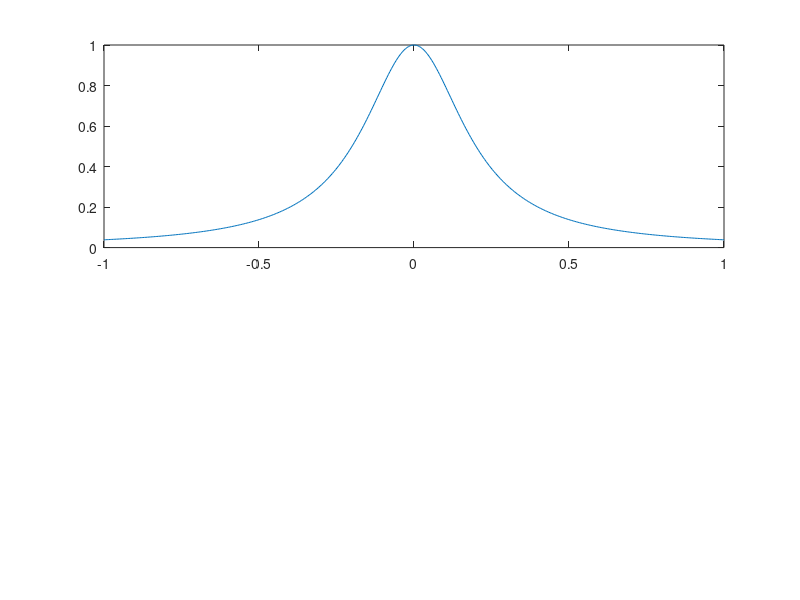

Here is the MATLAB script that generated this plot: (Note: this script raises an error after producing the figure.)
%% Parametri
m=400;

f=@(x) 1./(1+25.*(x.^2));
interpx=linspace(-1,1,m);

%% Plot
figure(1);
subplot(2, 1, 1);
plot(interpx, feval(f, interpx),'DisplayName', 'Originale');
hold on;
for s = 3:3:15
    x = linspace(-1,1,s);
    y = feval(f, x);
    plot(interpx, lagrange(x, y, interpx), 'DisplayName', ['Nodi: ' num2str(s)]);
end
legend(gca,'show');

%% Plot Errori
subplot(2, 1, 2);
for s = 3:3:15
    x = linspace(-1,1,s);
    y = feval(f, x);
    semilogy(interpx, abs(feval(f, interpx)-lagrange(x, y, interpx)), 'DisplayName', ['Nodi: ' num2str(s)]);
    hold on;
end
legend(gca,'show');

% Aumentando il numero di nodi, aumenta l'errore, soprattutto sul bordo
% dell'intervallo.

%%
clear("f", "interpx", "m", "s", "x", "y");
